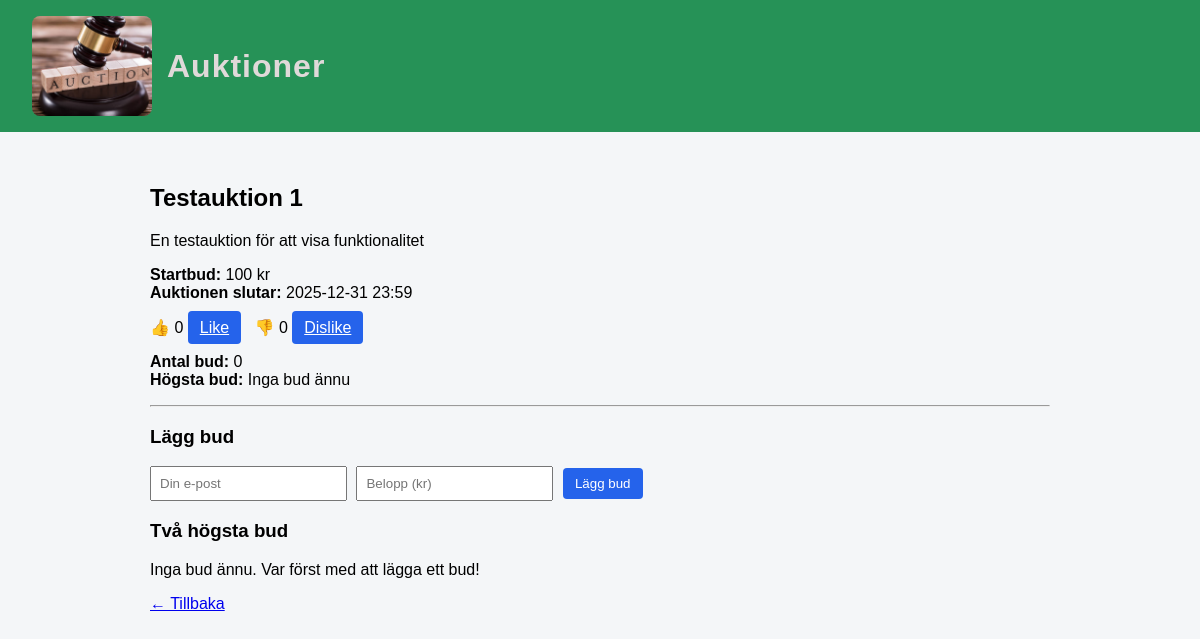
Before: /auction/1 with the older database file.
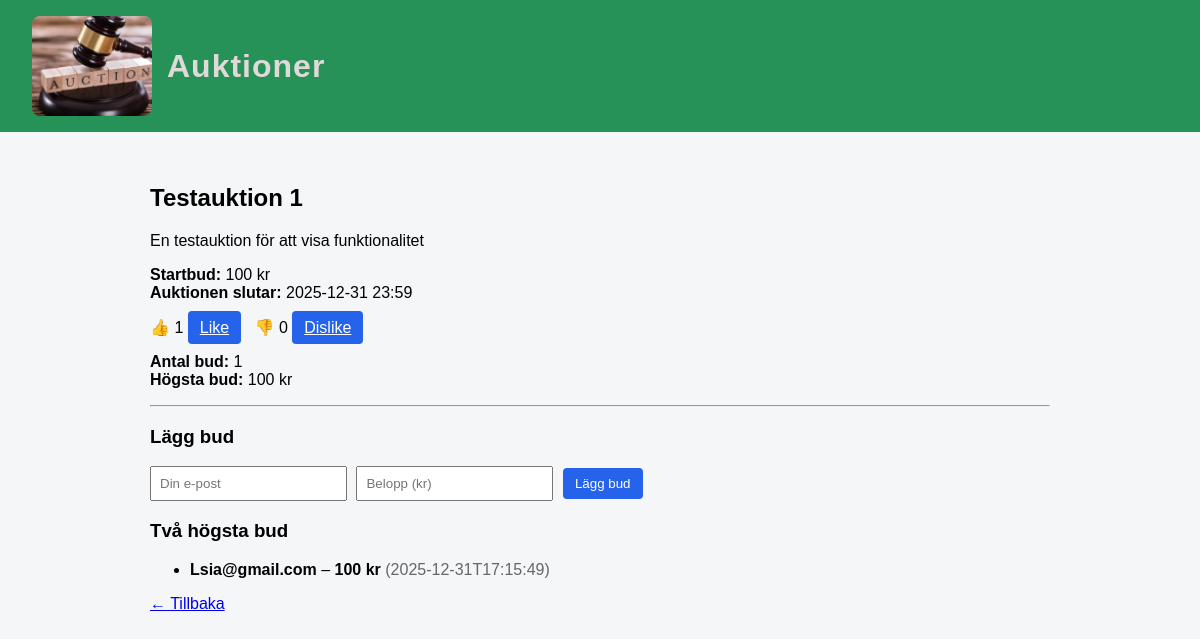
After: the same page with the newer database file.
### tables this page shows
CREATE TABLE auctions (
    id INTEGER PRIMARY KEY AUTOINCREMENT,
    title TEXT NOT NULL,
    description TEXT NOT NULL,
    starting_bid REAL NOT NULL,
    end_datetime TEXT NOT NULL,
    category TEXT DEFAULT 'Övrigt',
    likes INTEGER DEFAULT 0,
    dislikes INTEGER DEFAULT 0
);

CREATE TABLE bids (
    id INTEGER PRIMARY KEY AUTOINCREMENT,
    auction_id INTEGER NOT NULL,
    bidder TEXT NOT NULL,
    amount REAL NOT NULL,
    created_at TEXT NOT NULL
);

### myblueprints/auctions/auctions_routes.py (the view)
@auctions_bp.route("/auction/<int:id>")
def detail(id):
    auction = AuctionRepository.get_by_id(id)
    bids = BidRepository.get_top_two(id)
    bid_count = BidRepository.count_for_auction(id)
    highest_bid = BidRepository.get_highest(id)
    return render_template(
        "auction_detail.html",
        auction=auction,
        bids=bids,
        bid_count=bid_count,
        highest_bid=highest_bid
    )

### database.py (called while the page is built)
def get_db():
    if "db" not in g:
        g.db = sqlite3.connect(DATABASE)
        g.db.row_factory = sqlite3.Row
    return g.db

### dbrepositories/auction_repository.py (called while the page is built)
    @staticmethod
    def get_by_id(auction_id):
        return get_db().execute(
            "SELECT * FROM auctions WHERE id = ?",
            (auction_id,)
        ).fetchone()

### dbrepositories/bid_repository.py (called while the page is built)
    @staticmethod
    def get_top_two(auction_id):
        return get_db().execute(
            """
            SELECT * FROM bids
            WHERE auction_id = ?
            ORDER BY amount DESC
            LIMIT 2
            """,
            (auction_id,)
        ).fetchall()

    @staticmethod
    def count_for_auction(auction_id):
        return get_db().execute(
            """
            SELECT COUNT(*) as count
            FROM bids
            WHERE auction_id = ?
            """,
            (auction_id,)
        ).fetchone()["count"]

    @staticmethod
    def get_highest(auction_id):
        return get_db().execute(
            """
            SELECT MAX(amount) as highest
            FROM bids
            WHERE auction_id = ?
            """,
            (auction_id,)
        ).fetchone()["highest"]

### templates/auction_detail.html
{% extends "base.html" %}
{% block content %}
<h2>{{ auction.title }}</h2>
<p>{{ auction.description }}</p>
<p>
<strong>Startbud:</strong> {{ auction.starting_bid|int }} kr<br>
<strong>Auktionen slutar:</strong> {{ auction.end_datetime }}
</p>
<p>
👍 {{ auction.likes }}
<a class="btn" href="/auction/{{ auction.id }}/like">Like</a>
&nbsp;
👎 {{ auction.dislikes }}
<a class="btn" href="/auction/{{ auction.id }}/dislike">Dislike</a>
</p>
<p>
<strong>Antal bud:</strong> {{ bid_count }}<br>
<strong>Högsta bud:</strong>
{% if highest_bid %}
    {{ highest_bid|int }} kr
{% else %}
    Inga bud ännu
{% endif %}
</p>
<hr>
<h3>Lägg bud</h3>
<form method="post" action="/auction/{{ auction.id }}/bid">
    <input name="bidder" placeholder="Din e-post" required>
    <input name="amount" type="number" step="1" min="1" placeholder="Belopp (kr)" required>
    <button type="submit">Lägg bud</button>
</form>
<h3>Två högsta bud</h3>
{% if bids %}
<ul>
{% for bid in bids %}
    <li>
        <strong>{{ bid.bidder }}</strong> –
        <strong>{{ bid.amount|int }} kr</strong>
        <span style="color: #666;">({{ bid.created_at[:19] }})</span>
    </li>
{% endfor %}
</ul>
{% else %}
<p>Inga bud ännu. Var först med att lägga ett bud!</p>
{% endif %}
<a href="/">← Tillbaka</a>
{% endblock %}

### templates/base.html (shortened to what this page needs)
<!DOCTYPE html>
<html lang="sv">
<head>
    <link rel="stylesheet" href="/static/style.css">
</head>
<body>
<header>
    <h1><a href="/"><img src="/static/Profil.jpg" alt="Logo"> Auktioner</a></h1>
</header>
<main>
    {% block content %}{% endblock %}
</main>
</body>
</html>

### static/style.css (style rules this page uses)
body { font-family: Arial, sans-serif; background: #f4f6f8; margin: 0; padding: 0; }
header { background: #269257; color: white; padding: 1rem 2rem; }
header h1 { margin: 0; font-size: 2rem; font-weight: 700; letter-spacing: 1px; }
header a { color: rgb(224, 217, 217); text-decoration: none; display: flex; align-items: center; gap: 15px; }
header img { height: 100px; width: 120px; object-fit: cover; border-radius: 8px; }
main { padding: 2rem; max-width: 900px; margin: auto; }
button, .btn { background: #2563eb; color: white; border: none; padding: 8px 12px; border-radius: 4px; cursor: pointer; }
input { padding: 8px; margin-right: 5px; }

Changed rows visible on the page:
changed auctions "Testauktion 1": likes "0" → "1"
added bids: bidder "Lsia@gmail.com", amount "100", created_at "2025-12-31T17:15:49"
Other visible differences:
{{ bid_count }}: "0" → "1"
{{ highest_bid|int }}: (not shown) → "100"
text no longer shown: "Inga bud ännu Inga bud ännu. Var först med att lägga ett bud!"
text now shown: "kr"
